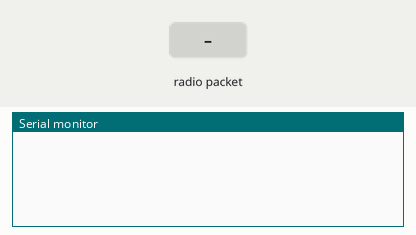
This sketch was run on a simulated Arduino Uno, built with avr-gcc and run on an emulated ATmega328P. Shown: the last lines printed to the serial monitor. Inputs (shaded band) come from the test bench. No radio packets arrive unless stated.

Above: at 1.2 s.
1.3 s: radio packet "1" arrives
At 2.5 s:
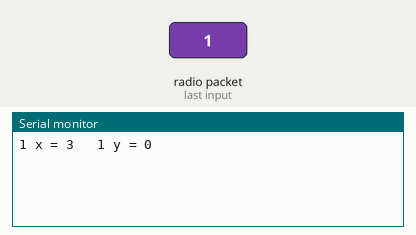
2.8 s: radio packet "0" arrives
At 3.9 s:
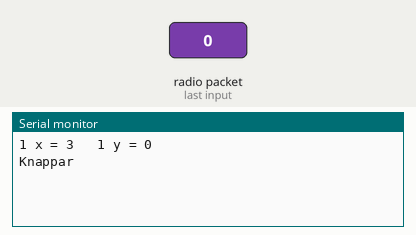

Measured:
- after the input at 1.3 s, the serial monitor: prints a new line at once (image 1)
- after the input at 2.8 s, the serial monitor: prints a new line at once (image 2)

The sketch:

RF_buttom_read.ino
```cpp
#include <SPI.h>
#include <nRF24L01.h>
#include <RF24.h>
RF24 radio(7, 8); // CE, CSN
const byte address[6] = "00001";

int prefixBits = 4;

int buttonBits = 3;
int buttonPin[3] = {2, 3, 6};
int buttonShift = prefixBits;
int buttonAdress = 0;
unsigned long buttonMask[3];
unsigned long buttonVal[3];
unsigned long sendButtonData;
int indexMask =15;

int joystick1Xbits = 10;
int joystick1Ybits = 10;
int joystick1XPin = A0;
int joystick1YPin = A1;
int joystick1XShift = prefixBits;
int joystick1YShift = joystick1XShift + joystick1Xbits;
int joystick1Adress = 1;
unsigned long joystick1XMask;
unsigned long joystick1YMask;
int joystick1Xval = 0UL;
int joystick1Yval = 0UL;
int joystick2Xval = 0UL;
int joystick2Yval = 0UL;
unsigned long sendJoystick1Data = 0UL;


int joystick2Xbits = 10;
int joystick2Ybits = 10;
int joystick2XPin = A3;
int joystick2YPin = A4;
int joystick2XShift = prefixBits;
int joystick2YShift = joystick2XShift + joystick2Xbits;
int joystick2Adress = 2;
unsigned long joystick2XMask;
unsigned long joystick2YMask;
//unsigned long joystick2Xval;
//unsigned long joystick2Yval;
unsigned long sendJoystick2Data;
    unsigned long int buttoms = 0;

void setup() {
  Serial.begin(9600);
  radio.begin();
  radio.openReadingPipe(0, address);
  radio.setPALevel(RF24_PA_MIN);
  radio.startListening();

    joystick1XMask = 0UL;
  for (int i=0; i < joystick1Xbits; i++)
  {
    joystick1XMask = (joystick1XMask | (1UL << (i + joystick1XShift)));
  }
  joystick1YMask = 0UL;
  for (int i=0; i < joystick1Ybits; i++)
  {
    joystick1YMask = (joystick1YMask | (1UL << (i + joystick1YShift)));
  }
  joystick2XMask = 0UL;
  for (int i=0; i < joystick2Xbits; i++)
  {
    joystick2XMask = (joystick2XMask | (1UL << (i + joystick2XShift)));
  }
  joystick2YMask = 0UL;
  for (int i=0; i < joystick2Ybits; i++)
  {
    joystick2YMask = (joystick2YMask | (1UL << (i + joystick2YShift)));
  }
}
void loop() {
  if (radio.available()) {
  buttoms = 0;
    radio.read(&buttoms, sizeof(buttoms));
 //   Serial.println(buttoms, BIN);
   // unmask(buttoms);
     int index= indexMask & buttoms;
  //       Serial.println(index, BIN);
  if (index==0){
  Serial.println("Knappar");
  }
  else if(index==1){
 //   Serial.println("jeystick1");
     unsigned long temp = joystick1XMask & buttoms;
      joystick1Xval = (temp >> joystick1XShift);
               temp = joystick1YMask & buttoms;
      joystick1Yval = (temp >> joystick1YShift);
  Serial.print("1 x = ");
  Serial.print(joystick1Xval);
  Serial.print("\t 1 y = ");
  Serial.println(joystick1Yval);
  }
    else if(index==2){
 //   Serial.println("jeystick2");
      unsigned long int temp = joystick2XMask & buttoms;
      joystick2Xval = (temp >> joystick2XShift);
                        temp = joystick2YMask & buttoms;
      joystick2Yval = (temp >> joystick2YShift);
        Serial.print("2 x = ");
  Serial.print(joystick2Xval);
  Serial.print("\t 2 y = ");
  Serial.println(joystick2Yval);
  }
  }
}
```
